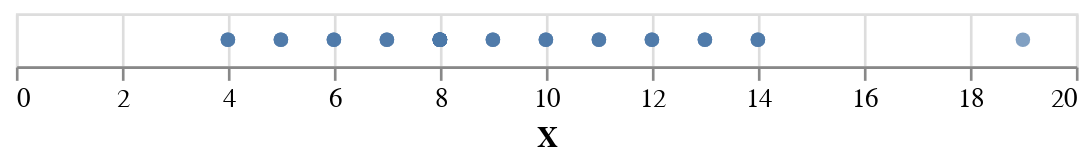

Source (notebook cell):
### Code cell
alt.Chart(dataset).mark_circle().encode(
    x="X"
)

### Figure 1 — Vega-Lite specification as saved in the notebook (floating-point values rounded to 4 significant figures)
{"config": {"view": {"continuousWidth": 400, "continuousHeight": 300}}, "data": {"name": "data-3d23a3381c61efd5a9c7a8abc82c6d65"}, "mark": "circle", "encoding": {"x": {"type": "quantitative", "field": "X"}}, "$schema": "https://vega.github.io/schema/vega-lite/v4.8.1.json", "datasets": {"data-3d23a3381c61efd5a9c7a8abc82c6d65": [{"Series": "I", "X": 10, "Y": 8.04}, {"Series": "I", "X": 8, "Y": 6.95}, {"Series": "I", "X": 13, "Y": 7.58}, {"Series": "I", "X": 9, "Y": 8.81}, {"Series": "I", "X": 11, "Y": 8.33}, {"Series": "I", "X": 14, "Y": 9.96}, {"Series": "I", "X": 6, "Y": 7.24}, {"Series": "I", "X": 4, "Y": 4.26}, {"Series": "I", "X": 12, "Y": 10.84}, {"Series": "I", "X": 7, "Y": 4.81}, {"Series": "I", "X": 5, "Y": 5.68}, {"Series": "II", "X": 10, "Y": 9.14}, {"Series": "II", "X": 8, "Y": 8.14}, {"Series": "II", "X": 13, "Y": 8.74}, {"Series": "II", "X": 9, "Y": 8.77}, {"Series": "II", "X": 11, "Y": 9.26}, {"Series": "II", "X": 14, "Y": 8.1}, {"Series": "II", "X": 6, "Y": 6.13}, {"Series": "II", "X": 4, "Y": 3.1}, {"Series": "II", "X": 12, "Y": 9.13}, {"Series": "II", "X": 7, "Y": 7.26}, {"Series": "II", "X": 5, "Y": 4.74}, {"Series": "III", "X": 10, "Y": 7.46}, {"Series": "III", "X": 8, "Y": 6.77}, {"Series": "III", "X": 13, "Y": 12.74}, {"Series": "III", "X": 9, "Y": 7.11}, {"Series": "III", "X": 11, "Y": 7.81}, {"Series": "III", "X": 14, "Y": 8.84}, {"Series": "III", "X": 6, "Y": 6.08}, {"Series": "III", "X": 4, "Y": 5.39}, {"Series": "III", "X": 12, "Y": 8.15}, {"Series": "III", "X": 7, "Y": 6.42}, {"Series": "III", "X": 5, "Y": 5.73}, {"Series": "IV", "X": 8, "Y": 6.58}, {"Series": "IV", "X": 8, "Y": 5.76}, {"Series": "IV", "X": 8, "Y": 7.71}, {"Series": "IV", "X": 8, "Y": 8.84}, {"Series": "IV", "X": 8, "Y": 8.47}, {"Series": "IV", "X": 8, "Y": 7.04}, {"Series": "IV", "X": 8, "Y": 5.25}, {"Series": "IV", "X": 19, "Y": 12.5}, {"Series": "IV", "X": 8, "Y": 5.56}, {"Series": "IV", "X": 8, "Y": 7.91}, {"Series": "IV", "X": 8, "Y": 6.89}]}}
